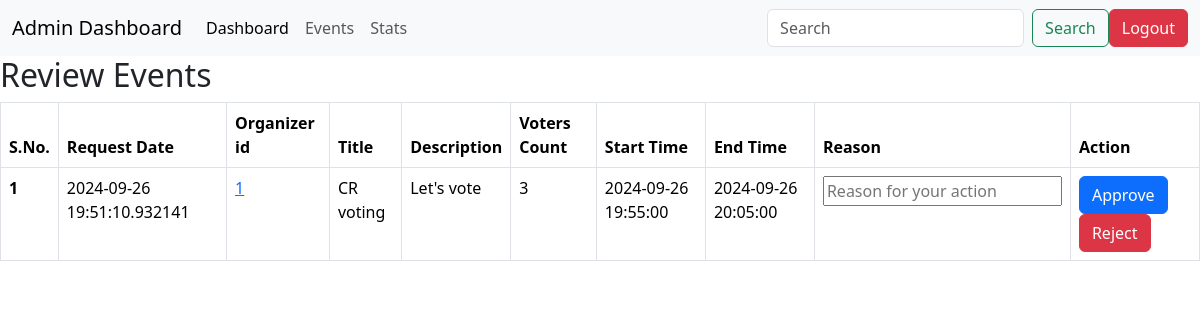
The page /admin/review on the database as committed earlier.
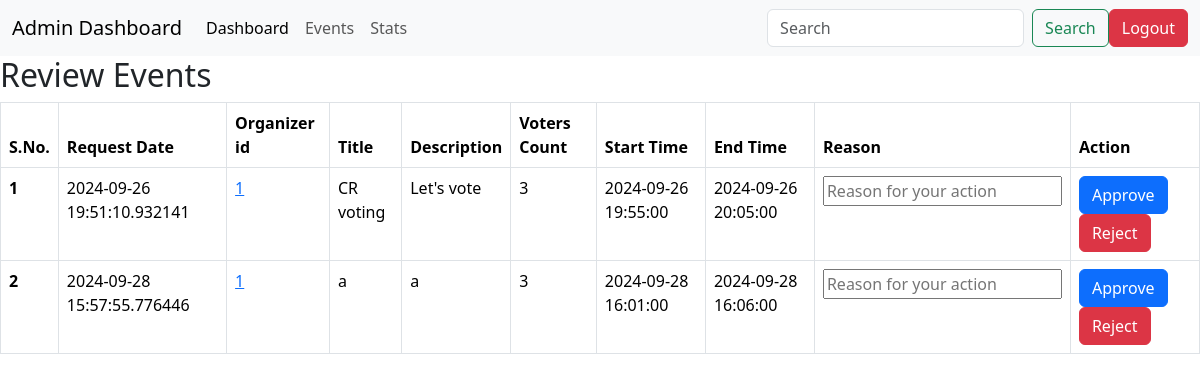
The same page on the database as committed later.
### application/models.py (models this page shows)
class Event(db.Model):
    id=db.Column(db.Integer(),primary_key=True)
    createTime=db.Column(db.DateTime)
    organizerId=db.Column(db.Integer(),db.ForeignKey('user.id'))
    title=db.Column(db.String(),default='x')
    desc=db.Column(db.String(),default='x')
    endTime=db.Column(db.DateTime,nullable=False)
    startTime=db.Column(db.DateTime,nullable=False)
    isApproved=db.Column(db.Boolean,default=False)
    voterCount=db.Column(db.Integer(),default=0)
    durHour=db.Column(db.Integer())
    durMin=db.Column(db.Integer())
    numWinners=db.Column(db.Integer(),default=1)
    votes=db.relationship('Vote',backref='event')

### application/controllers.py (the view)
@app.route('/admin/review')
def adminReview():
    events=Event.query.filter_by(isApproved=0).all()
    return render_template('admin_review.html',events=events)

### templates/admin_review.html (shortened to what this page needs)
<!DOCTYPE html>
<html lang="en">
<head>
    <link href="https://cdn.jsdelivr.net/npm/bootstrap@5.3.3/dist/css/bootstrap.min.css" rel="stylesheet">
</head>
<body>
    <nav class="navbar navbar-expand-lg bg-body-tertiary">
        <div class="container-fluid">
          <a class="navbar-brand" href="#">Admin Dashboard</a>
          <div class="collapse navbar-collapse" id="navbarSupportedContent">
            <ul class="navbar-nav me-auto mb-2 mb-lg-0">
              <li class="nav-item">
                <a class="nav-link active" aria-current="page" href="/admin">Dashboard</a>
              </li>
              <li class="nav-item">
                <a class="nav-link" href="/admin/events">Events</a>
              </li>
              <li class="nav-item">
                <a class="nav-link" href="/admin/stats">Stats</a>
              </li>
            </ul>
            <form class="d-flex" role="search">
              <input class="form-control me-2" type="search" placeholder="Search" aria-label="Search">
              <button class="btn btn-outline-success" type="submit">Search</button>
            </form>
            <a class="btn btn-danger" href="/">Logout</a>
          </div>
        </div>
      </nav>
    <h2>Review Events</h2>
    {% if events|length == 0 %}
        <h3>No Events To Review</h3>
    {%else%}
    <table class="table table-bordered">
        <thead>
            <tr>
                <th scope="col">S.No.</th>
                <th scope="col">Request Date</th>
                <th scope="col">Organizer id</th>
                <th scope="col">Title</th>
                <th scope="col">Description</th>
                <th scope="col">Voters Count</th>
                <th scope="col">Start Time</th>
                <th scope="col">End Time</th>
                <th scope="col">Reason</th>
                <th scope="col">Action</th>
            </tr>
        </thead>
        <tbody>
            {%for event in events%}
                <tr>
                    <th scope="row">{{loop.index}}</th>
                    <td>{{event.createTime}}</td>
                    <td><a href="/admin/{{event.organizerId}}/watchUser">{{event.organizerId}}</a></td>
                    <td>{{event.title}}</td>
                    <td>{{event.desc}}</td>
                    <td>{{event.voterCount}}</td>
                    <td>{{event.startTime}}</td>
                    <td>{{event.endTime}}</td>
                    <td><input type="text" placeholder="Reason for your action"></td>
                    <td><a type="button" class="btn btn-primary" href="/admin/{{event.id}}/approve">Approve</a><a type="button" class="btn btn-danger" href="/admin/{{event.id}}/reject">Reject</a></td>
                </tr>
              {%endfor%}
        </tbody>
    </table>
    {%endif%}
</body>
</html>

Rows that differ between the two databases and show on the page:
added Event: createTime "2024-09-28 15:57:55.776446", organizerId "1", title "a", desc "a", voterCount "3", startTime "2024-09-28 16:01:00", endTime "2024-09-28 16:06:00"
